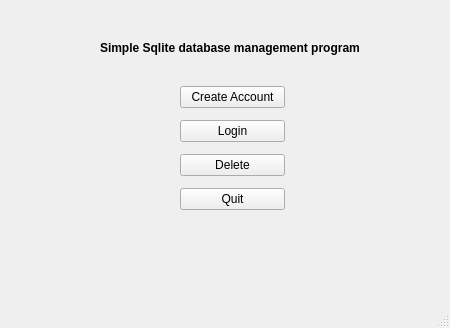
<?xml version="1.0" encoding="UTF-8"?>
<ui version="4.0">
 <class>MainWindow</class>
 <widget class="QMainWindow" name="MainWindow">
  <property name="geometry">
   <rect>
    <x>0</x>
    <y>0</y>
    <width>450</width>
    <height>328</height>
   </rect>
  </property>
  <property name="windowTitle">
   <string>SQLite program</string>
  </property>
  <property name="styleSheet">
   <string notr="true">QPushButton:hover{
	background-color:rgb(167,219,216)
}</string>
  </property>
  <widget class="QWidget" name="centralwidget">
   <widget class="QLabel" name="label">
    <property name="geometry">
     <rect>
      <x>100</x>
      <y>40</y>
      <width>271</width>
      <height>17</height>
     </rect>
    </property>
    <property name="text">
     <string>&lt;b&gt;Simple Sqlite database management program &lt;/b&gt;</string>
    </property>
   </widget>
   <widget class="QWidget" name="layoutWidget">
    <property name="geometry">
     <rect>
      <x>180</x>
      <y>80</y>
      <width>105</width>
      <height>136</height>
     </rect>
    </property>
    <layout class="QVBoxLayout" name="verticalLayout">
     <item>
      <widget class="QPushButton" name="pushButton">
       <property name="text">
        <string>Create Account</string>
       </property>
      </widget>
     </item>
     <item>
      <widget class="QPushButton" name="pushButton_2">
       <property name="text">
        <string>Login</string>
       </property>
      </widget>
     </item>
     <item>
      <widget class="QPushButton" name="pushButton_4">
       <property name="text">
        <string>Delete</string>
       </property>
      </widget>
     </item>
     <item>
      <widget class="QPushButton" name="pushButton_3">
       <property name="text">
        <string>Quit</string>
       </property>
      </widget>
     </item>
    </layout>
   </widget>
  </widget>
  <widget class="QMenuBar" name="menubar">
   <property name="geometry">
    <rect>
     <x>0</x>
     <y>0</y>
     <width>450</width>
     <height>23</height>
    </rect>
   </property>
  </widget>
  <widget class="QStatusBar" name="statusbar"/>
 </widget>
 <resources/>
 <connections/>
</ui>
